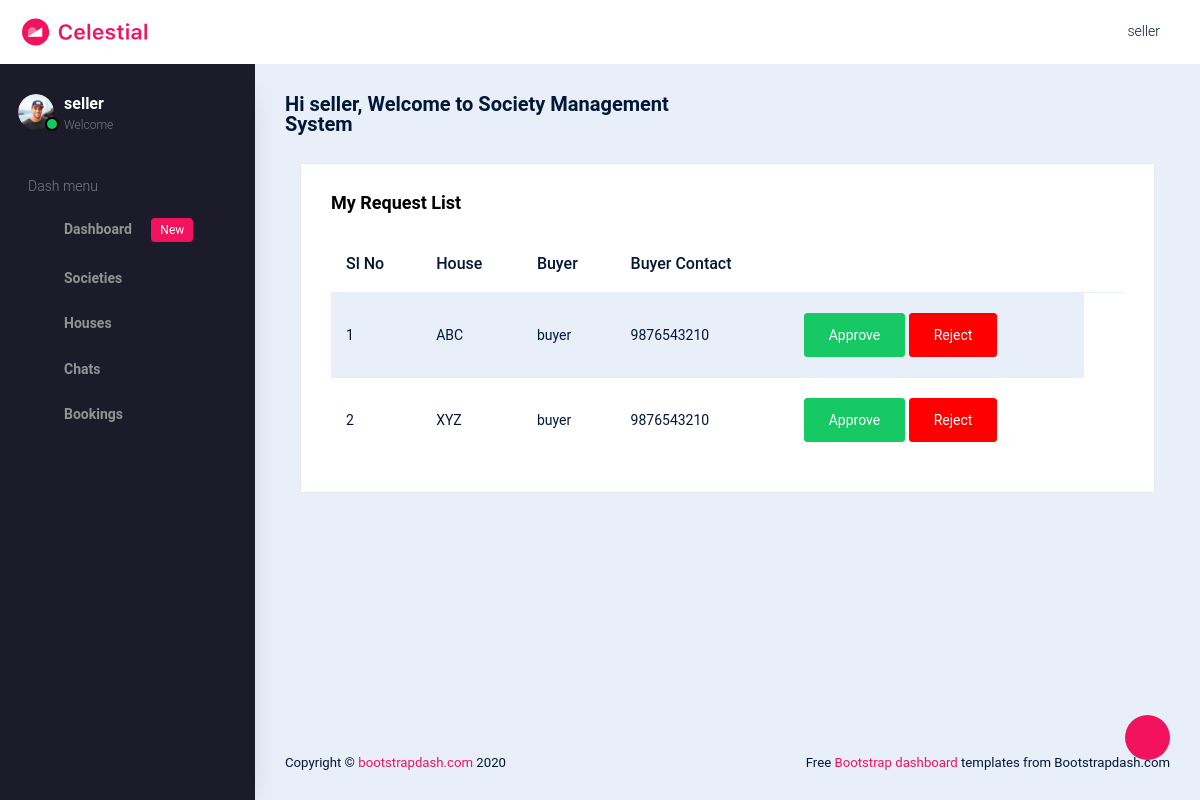
Screenshot of /view_booking_request_seller (signed in) with the database file from the repository.
### smsystem_app/models.py (models this page shows)
class CustomUser(AbstractUser):
    user_type = models.CharField(
        max_length=10, choices=USER_TYPE_CHOICES
    )
    objects = CustomUserManager()

class BookingRequest(models.Model):
    seller = models.ForeignKey(
        Seller, on_delete=models.CASCADE,
    )
    buyer = models.ForeignKey(
        Buyer, on_delete=models.CASCADE,
    )
    house = models.ForeignKey(
        HouseDetails, on_delete=models.CASCADE,
    )
    status = models.CharField(
        choices=STATUS,
        max_length=20,
        null=True, blank=True,
        default='pending'
    )

class HouseDetails(models.Model):
    house_name = models.CharField(max_length=100)
    house_number = models.CharField(max_length=20)
    society = models.ForeignKey(
        Society,
        related_name='house',
        on_delete=models.CASCADE,
        null=True, blank=True
    )
    selling_type = models.CharField(
        choices=SELLING_TYPE,
        max_length=20
    )
    house_type = models.CharField(
        choices=HOUSE_TYPE,
        max_length=20
    )
    location = models.CharField(max_length=100)
    address = models.TextField()
    seller = models.ForeignKey(
        Seller,
        related_name='house',
        on_delete=models.CASCADE,
        null=True, blank=True
    )
    def __str__(self) -> str:
        return self.house_name

class Buyer(models.Model):
    user =  models.OneToOneField(CustomUser, on_delete=models.CASCADE, related_name='buyeruser',null=True,blank=True)
    name = models.CharField(max_length=100)
    address = models.TextField()
    phone_number = models.CharField(max_length=20)
    email = models.EmailField(null=True, blank=True)
    def __str__(self) -> str:
        return self.name

### smsystem_app/views.py (the view)
# urls.py: path('view_booking_request_seller', views.view_booking_request_seller, name='view_booking_request_seller'),
def view_booking_request_seller(request):
    requests = BookingRequest.objects.filter(
        seller__user=request.user
    )
    return render(request, 'view_requests_seller.html', {'booking': requests})

### templates/view_requests_seller.html (shortened to what this page needs)
{% extends 'seller_home.html' %}
{% load crispy_forms_tags %}
{% block content %}
<div class="col-lg-12 grid-margin stretch-card">
  <div class="card">
    <div class="card-body">
      <h4 class="card-title">My Request List</h4>
      <div class="table-responsive">
        <table class="table table-striped">
          <thead>
            <tr>
              <th>
                Sl No
              </th>
              <th>
                House
              </th>
              <th>
                Buyer
              </th>
              <th>
                Buyer Contact
              </th>
              <th>
              </th>
              <th>
              </th>
            </tr>
          </thead>
          <tbody>
            {% for i in booking %}
            <tr>
              <td>
                {{ forloop.counter }}
              </td>
              <td>
                {{ i.house }}
              </td>
              <td>
                {{ i.buyer }}
              </td>
              <td>
                {{ i.buyer.phone_number }}
              </td>
              <td>
                {% if i.status == 'pending' %}
                                <a href="{% url 'handle_request_seller_approve' i.id %}" class="btn btn-success">Approve</a>
                                <a href="{% url 'handle_request_seller_reject' i.id %}" class="btn btn-danger">Reject</a>
                {% else %}
                   No actions available
                {% endif %}
              </td>
              {% endfor %}
            </tr>
          </tbody>
        </table>
      </div>
    </div>
  </div>
</div>
  {% endblock %}

### templates/seller_home.html (shortened to what this page needs)
{% load static %}
<!DOCTYPE html>
<html lang="en">
  <head>
    <link rel="stylesheet" href={% static "vendors/typicons.font/font/typicons.css" %}>
    <link rel="stylesheet" href={% static "vendors/css/vendor.bundle.base.css" %}>
    <link rel="stylesheet" href={% static "css/vertical-layout-light/style.css" %}>
  </head>
  <body>
    <div class="container-scroller">
      <nav class="navbar col-lg-12 col-12 p-0 fixed-top d-flex flex-row">
        <div class="text-center navbar-brand-wrapper d-flex align-items-center justify-content-center">
          <a class="navbar-brand brand-logo" href={% url "admin_home" %}><img src={% static "images/logo.svg" %} alt="logo"/></a>
          <button class="navbar-toggler navbar-toggler align-self-center d-none d-lg-flex" type="button" data-toggle="minimize">
            <span class="typcn typcn-th-menu"></span>
          </button>
        </div>
        <div class="navbar-menu-wrapper d-flex align-items-center justify-content-end">
          <ul class="navbar-nav navbar-nav-right">
            <li class="nav-item nav-profile dropdown">
              <a class="nav-link dropdown-toggle  pl-0 pr-0" href="#" data-toggle="dropdown" id="profileDropdown">
                <i class="typcn typcn-user-outline mr-0"></i>
                <span class="nav-profile-name">{{ request.user }}</span>
              </a>
            </li>
          </ul>
        </div>
      </nav>
      <div class="container-fluid page-body-wrapper">
        <div class="theme-setting-wrapper">
          <div id="settings-trigger"><i class="typcn typcn-cog-outline"></i></div>
        </div>
        <nav class="sidebar sidebar-offcanvas" id="sidebar">
        <ul class="nav">
          <li class="nav-item">
            <div class="d-flex sidebar-profile">
              <div class="sidebar-profile-image">
                <img src={% static "images/faces/face29.png" %} alt="image">
                <span class="sidebar-status-indicator"></span>
              </div>
              <div class="sidebar-profile-name">
                <p class="sidebar-name">
                  {{ request.user }}
                </p>
                <p class="sidebar-designation">
                  Welcome
                </p>
              </div>
            </div>
            <p class="sidebar-menu-title">Dash menu</p>
          </li>
          <li class="nav-item">
            <a class="nav-link" href="{% url "admin_home" %}">
              <i class="typcn typcn-device-desktop menu-icon"></i>
              <span class="menu-title">Dashboard <span class="badge badge-primary ml-3">New</span></span>
            </a>
          </li>
          <li class="nav-item">
            <a class="nav-link" data-toggle="collapse" href="#charts" aria-expanded="false" aria-controls="charts">
              <i class="typcn typcn-chart-pie-outline menu-icon"></i>
              <span class="menu-title">Societies</span>
              <i class="menu-arrow"></i>
            </a>
          </li>
          <li class="nav-item">
            <a class="nav-link" data-toggle="collapse" href="#ui-basic" aria-expanded="false" aria-controls="ui-basic">
              <i class="typcn typcn-briefcase menu-icon"></i>
              <span class="menu-title">Houses</span>
              <i class="typcn typcn-chevron-right menu-arrow"></i>
            </a>
          </li>
          <li class="nav-item">
            <a class="nav-link" data-toggle="collapse" href="#form-elements" aria-expanded="false" aria-controls="form-elements">
              <i class="typcn typcn-film menu-icon"></i>
              <span class="menu-title">Chats</span>
              <i class="menu-arrow"></i>
            </a>
          </li>
          <li class="nav-item">
            <a class="nav-link" data-toggle="collapse" href="#tables" aria-expanded="false" aria-controls="tables">
              <i class="typcn typcn-th-small-outline menu-icon"></i>
              <span class="menu-title">Bookings</span>
              <i class="menu-arrow"></i>
            </a>
          </li>
      </nav>
        <div class="main-panel">
          <div class="content-wrapper">
            <div class="row">
              <div class="col-sm-6">
                <h3 class="mb-0 font-weight-bold">Hi {{ request.user }}, Welcome to Society Management System</h3>
              </div>
            </div>
            {% block content %}{% endblock %}
          </div>
          <footer class="footer">
            <div class="d-sm-flex justify-content-center justify-content-sm-between">
              <span class="text-center text-sm-left d-block d-sm-inline-block">Copyright © <a href="https://www.bootstrapdash.com/" target="_blank">bootstrapdash.com</a> 2020</span>
              <span class="float-none float-sm-right d-block mt-1 mt-sm-0 text-center">Free <a href="https://www.bootstrapdash.com/" target="_blank">Bootstrap dashboard </a>templates from Bootstrapdash.com</span>
            </div>
          </footer>
        </div>
      </div>
    </div>
  </body>
</html>

### rows the page displays
CustomUser: user "seller"
BookingRequest: house "ABC", buyer "buyer", buyer.phone_number "9876543210", status "Approve"
BookingRequest: house "XYZ", buyer "buyer", buyer.phone_number "9876543210", status "Approve"
